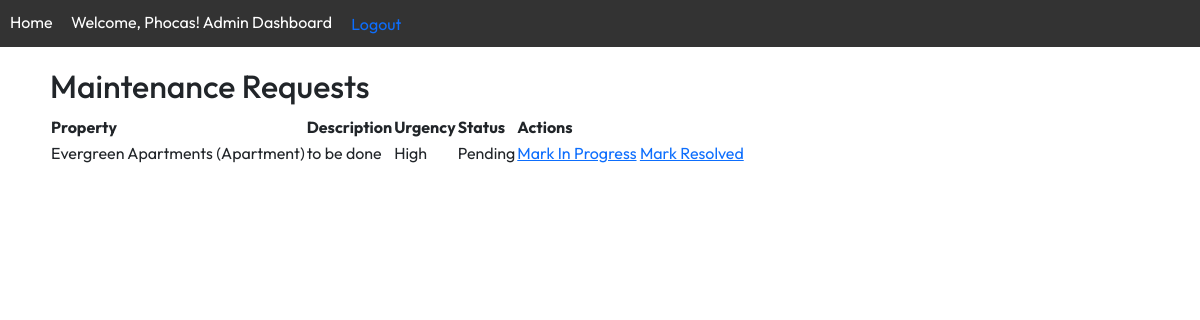
The page /list/ (signed in) on the database its author committed.
### property_app/models.py (models this page shows, shortened)
class MaintenanceRequest(models.Model):
    tenant = models.ForeignKey(User, on_delete=models.CASCADE, related_name="maintenance_requests")
    property = models.ForeignKey(Property, on_delete=models.CASCADE)
    description = models.TextField()
    urgency = models.CharField(max_length=20, choices=[('Low', 'Low'), ('Medium', 'Medium'), ('High', 'High')])
    status = models.CharField(
        max_length=20,
        choices=[('Pending', 'Pending'), ('In Progress', 'In Progress'), ('Resolved', 'Resolved')],
        default='Pending'
    )
    created_at = models.DateTimeField(auto_now_add=True)

class Property(models.Model):
    PROPERTY_TYPES = [
        ('Apartment', 'Apartment'),
        ('House', 'House'),
        ('Commercial', 'Commercial'),
    ]
    name = models.CharField(max_length=255)
    address = models.CharField(max_length=255)
    property_type = models.CharField(max_length=50, choices=PROPERTY_TYPES)
    description = models.TextField()
    number_of_units = models.IntegerField()
    owner = models.ForeignKey(User, on_delete=models.CASCADE, related_name='properties', default=1)
    def __str__(self):
        return f'{self.name} ({self.property_type})'

### property_app/views.py (the view)
@login_required
def request_list(request):
    if request.user.is_staff:  # Assuming staff users manage requests
        requests = MaintenanceRequest.objects.all()
    else:
        requests = MaintenanceRequest.objects.filter(tenant=request.user)
    return render(request, 'maintenance/request_list.html', {'requests': requests})

### templates/maintenance/request_list.html
{% extends 'base.html' %}
{% block content %}
<h2>Maintenance Requests</h2>
<table>
    <tr>
        <th>Property</th>
        <th>Description</th>
        <th>Urgency</th>
        <th>Status</th>
        {% if user.is_staff %}<th>Actions</th>{% endif %}
    </tr>
    {% for request in requests %}
    <tr>
        <td>{{ request.property }}</td>
        <td>{{ request.description }}</td>
        <td>{{ request.urgency }}</td>
        <td>{{ request.status }}</td>
        {% if user.is_staff %}
        <td>
            <a href="{% url 'update_request_status' request.id 'In Progress' %}">Mark In Progress</a>
            <a href="{% url 'update_request_status' request.id 'Resolved' %}">Mark Resolved</a>
        </td>
        {% endif %}
    </tr>
    {% endfor %}
</table>
{% endblock %}

### templates/base.html (shortened to what this page needs)
<!DOCTYPE html>
<html lang="en">
<head>
    <link href="https://cdn.jsdelivr.net/npm/bootstrap@5.3.0/dist/css/bootstrap.min.css" rel="stylesheet">
    {% load static %}
    <link rel="stylesheet" href="{% static 'css/styles.css' %}">
</head>
<body>
    <nav>
        <a href="{% url 'property_list' %}">Home</a>
        {% if user.is_authenticated %}
            <span>Welcome, {{ user.username }}!</span>
            {% if user.is_staff %}
                <a href="{% url 'admin_dashboard' %}">Admin Dashboard</a>
            {% elif user.profile.role == 'landlord' %}
                <a href="{% url 'landlord_dashboard' %}">Landlord Dashboard</a>
            {% elif user.profile.role == 'tenant' %}
                <a href="{% url 'tenant_dashboard' %}">Tenant Dashboard</a>
            {% endif %}
            <form method="POST" action="{% url 'logout' %}" style="display: inline;">
                <button type="submit" class="btn btn-link p-0" style="text-decoration: none;">Logout</button>
            </form>
        {% else %}
            <a href="{% url 'login' %}">Login</a>
            <a href="{% url 'register' %}">Register</a>
        {% endif %}
    </nav>
    <div class="container">
        {% block content %}
        {% endblock %}
    </div>
</body>
</html>

### static/css/styles.css (style rules this page uses)
body { font-family: 'Outfit', sans-serif; margin: 0; padding: 0; }
nav { background-color: #333; color: #fff; padding: 10px; }
nav a { color: #fff; margin-right: 15px; text-decoration: none; }
.container { padding: 20px; }

### rows shown on the page
MaintenanceRequest: property "Evergreen Apartments (Apartment)", description "to be done", urgency "High", status "Pending"

### other values the page prints
{{ user.username }} "Phocas"
